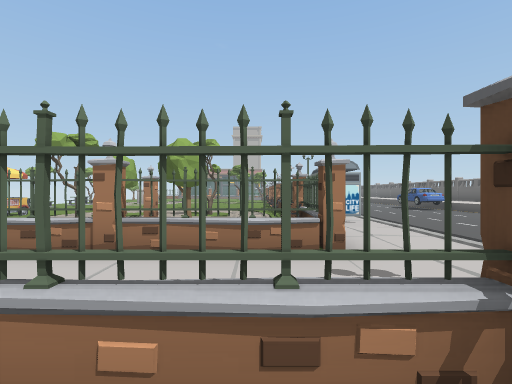
view 1 (above)

21 first-person views from a walk through a scene from a Unity 3-D project. The camera is 1.5 m above the floor, looks level and sees 85° across. The floor is counted in squares, 2 m on a side. Each view is taken from the middle of a square. On the plan, view 1 faces up. The plan holds only what a view shows up to about 10 squares ahead; the rest is blank. The place goes on beyond the plan. The player is left out. Some surface patterns are stand-ins.

view 2
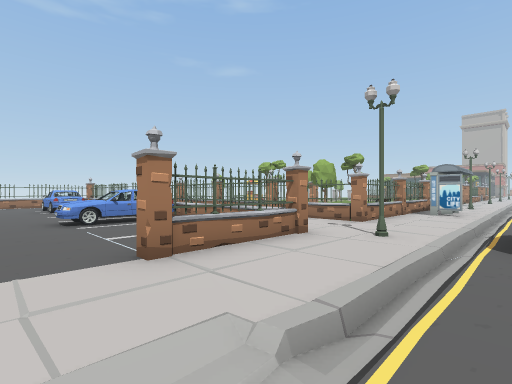

view 3
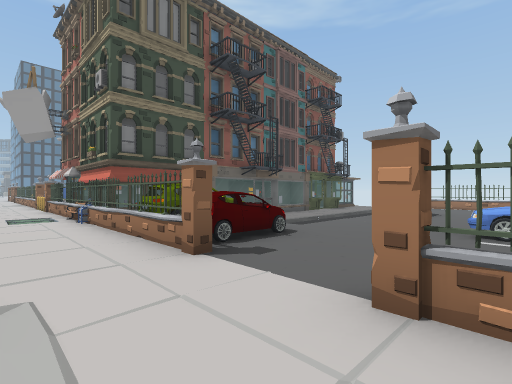

view 4
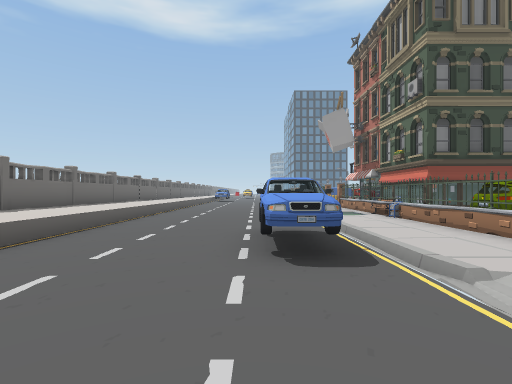

view 5
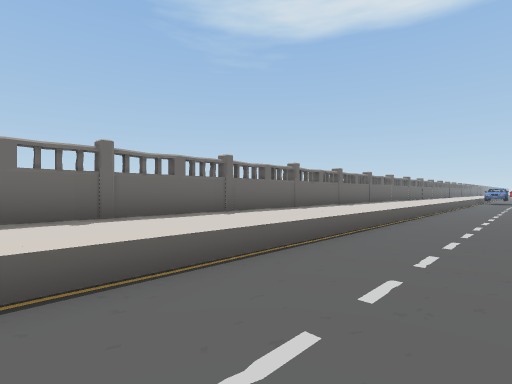

view 6
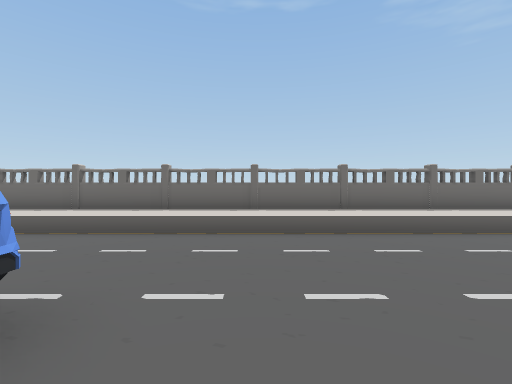

view 7
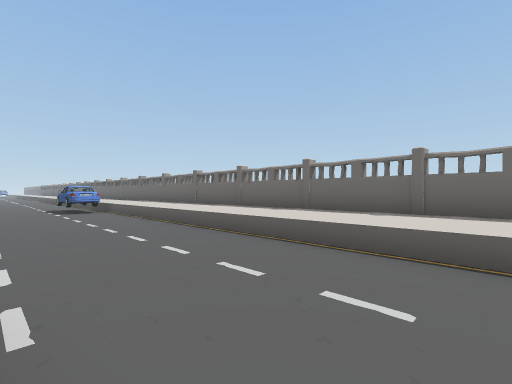

view 8
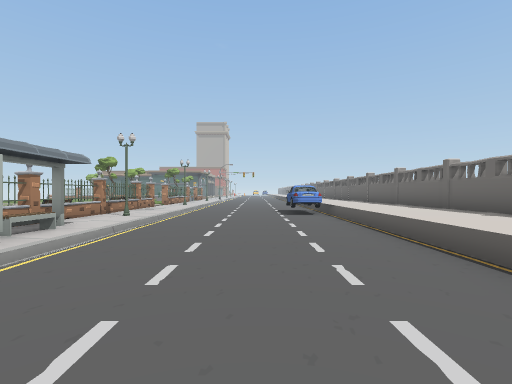

view 9
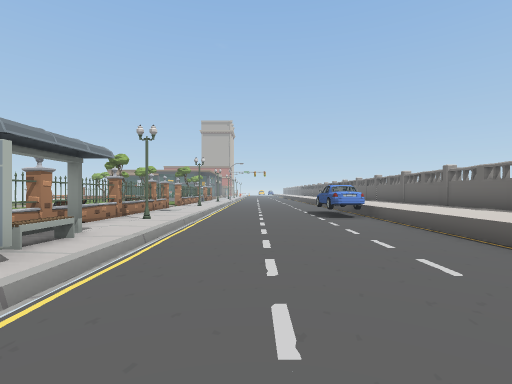

view 10
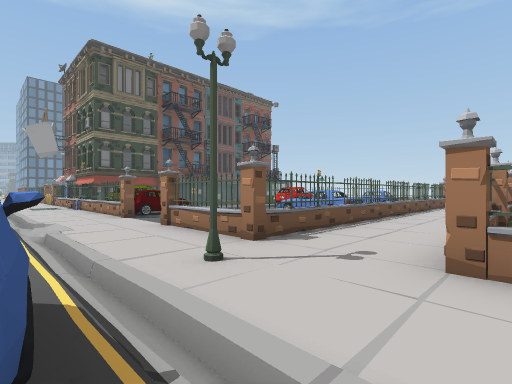

view 11
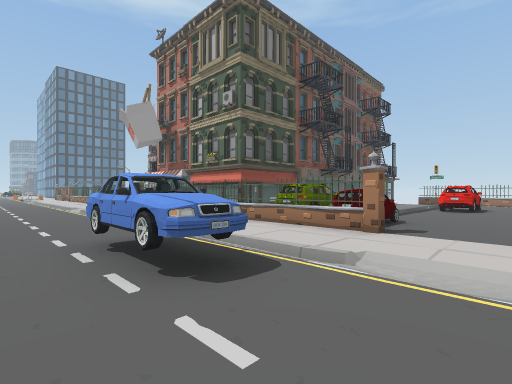

view 12
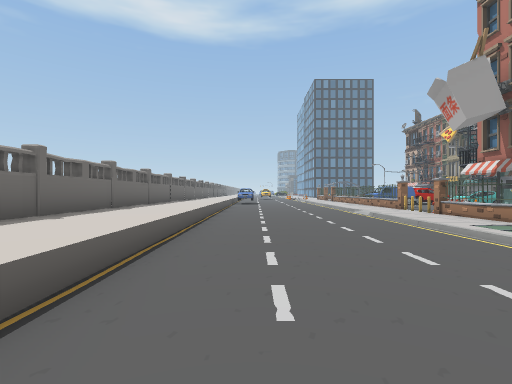

view 13
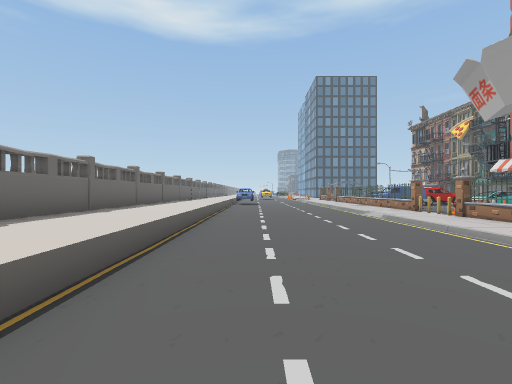

view 14
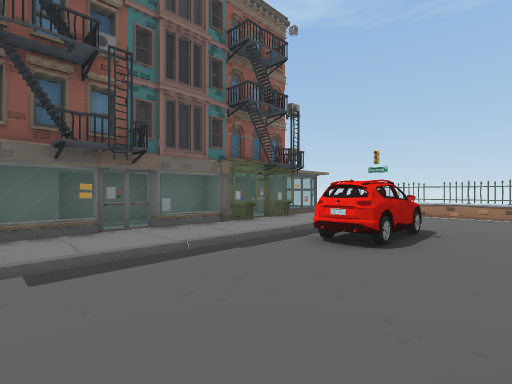

view 15
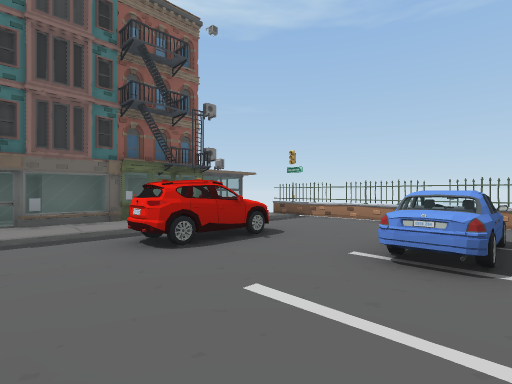

view 16
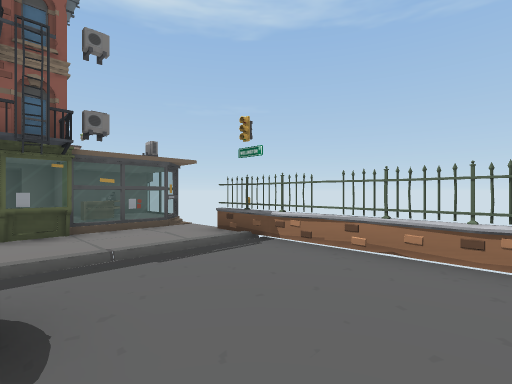

view 17
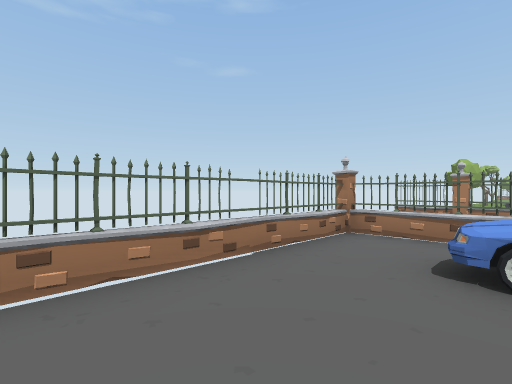

view 18
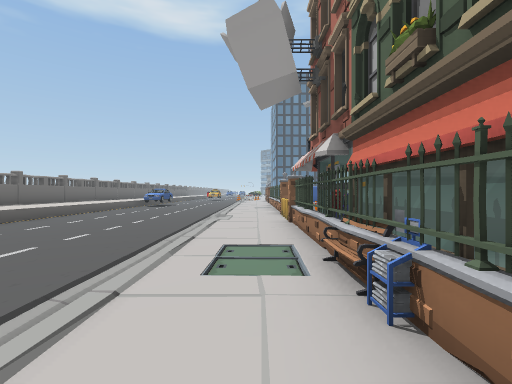

view 19
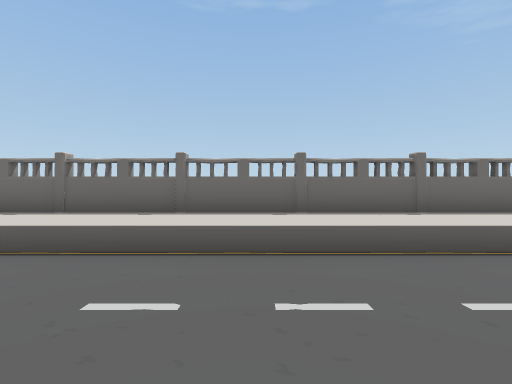

view 20
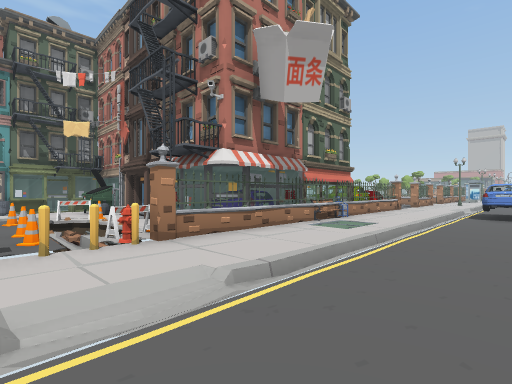

view 21
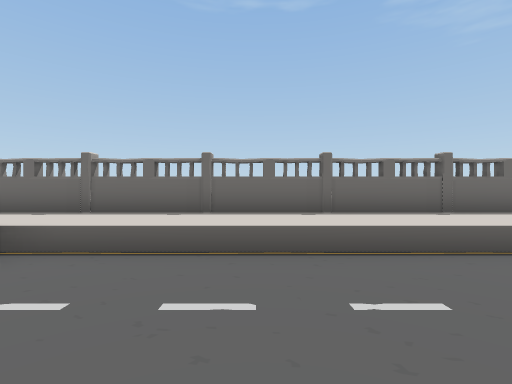

### Floor plan
Key: @ floor where view 1 was taken; # wall or solid block; . main floor; : floor 0.25 m higher than the main floor; - floor 0.25 m lower than the main floor; _ floor 0.5 m lower than the main floor; < floor 0.75 m lower than the main floor; / step, stairs or slope; = window, fence, low wall or low ledge; ^ raised ledge; T tree; F fence; C car; B bench; P pole; H hydrant; I pipe; N cone; O other object.
Columns run from 12 left of view 1 to 11 right of it. Each row starts with its distance up from view 1.
 13               ./....O^^#
 12              F./....O^^#
 11              O.#.....^^#
 10              #./.....^^
  9      =. T.:T.F#/.....^^
  8      #:  .::.##/.....^^#
  7          F   ##/.....^^#
  6              FO#.....^^#
  5    O         #./.....^^#
  4  FF=   O##F##F./.....^^#
  3          ....../C....^^#
  2      .........#/C....^^
  1 ##==#########F./.....^^#
  0 #........C  @#./.....^^#
 -1 =..CCC...C...#./.....^^#
 -2 =............F./.....^^#
 -3 #............../.....^^#
 -4 =...CCC......F./O....^^#
 -5 #..........CC#./OO...^^#
 -6 O=         CC=./OO...^^#
 -7              #./.....^^#
 -8 ##==OOO===O===./.....^^#
 -9 #:OOOO ######O./.....^^#
-10 ###       ###B//.....^^#
-11 O         OCCO./.....^^
-12           OOC=./.....^^#
-13      OOIIO O#=./.....^^#
-14     OOOO.O<_ HF/.....^^#
-15      OO -N_NNP./.....^^#
-16      OO      F./.....^^#

Where each view was taken, in squares from view 1:
view 1: 0 up, 0 right, facing up
view 2: 3 down, 4 right, facing up-left
view 3: 1 down, 3 right, facing down-left
view 4: 1 down, 5 right, facing down
view 5: 1 down, 6 right, facing down-right
view 6: 0 up, 3 right, facing right
view 7: 1 up, 5 right, facing up-right
view 8: 3 up, 6 right, facing up
view 9: 4 up, 5 right, facing up
view 10: 4 up, 4 right, facing down-left
view 11: 2 down, 6 right, facing down-left
view 12: 5 down, 7 right, facing down
view 13: 6 down, 7 right, facing down
view 14: 2 down, 2 left, facing down-left
view 15: 0 up, 4 left, facing down-left
view 16: 2 down, 8 left, facing down-left
view 17: 4 down, 9 left, facing up-left
view 18: 7 down, 2 right, facing down
view 19: 14 down, 5 right, facing right
view 20: 16 down, 5 right, facing up-left
view 21: 9 up, 5 right, facing right
